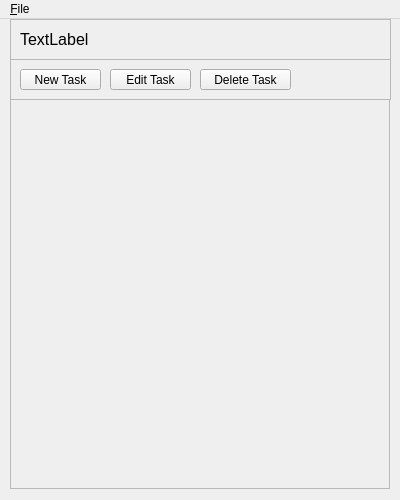
<?xml version="1.0" encoding="UTF-8"?>
<ui version="4.0">
 <class>MainWindow</class>
 <widget class="QMainWindow" name="MainWindow">
  <property name="enabled">
   <bool>true</bool>
  </property>
  <property name="geometry">
   <rect>
    <x>0</x>
    <y>0</y>
    <width>400</width>
    <height>500</height>
   </rect>
  </property>
  <property name="sizePolicy">
   <sizepolicy hsizetype="Fixed" vsizetype="Fixed">
    <horstretch>0</horstretch>
    <verstretch>0</verstretch>
   </sizepolicy>
  </property>
  <property name="windowTitle">
   <string>To Do List</string>
  </property>
  <property name="windowIcon">
   <iconset resource="resources.qrc">
    <normaloff>:/rsc/icons8-to-do-50.png</normaloff>:/rsc/icons8-to-do-50.png</iconset>
  </property>
  <widget class="QWidget" name="centralWidget">
   <widget class="QFrame" name="frame">
    <property name="geometry">
     <rect>
      <x>10</x>
      <y>0</y>
      <width>381</width>
      <height>41</height>
     </rect>
    </property>
    <property name="sizePolicy">
     <sizepolicy hsizetype="Fixed" vsizetype="Fixed">
      <horstretch>0</horstretch>
      <verstretch>0</verstretch>
     </sizepolicy>
    </property>
    <property name="frameShape">
     <enum>QFrame::StyledPanel</enum>
    </property>
    <property name="frameShadow">
     <enum>QFrame::Raised</enum>
    </property>
    <widget class="QLabel" name="label">
     <property name="geometry">
      <rect>
       <x>10</x>
       <y>10</y>
       <width>361</width>
       <height>21</height>
      </rect>
     </property>
     <property name="font">
      <font>
       <pointsize>12</pointsize>
      </font>
     </property>
     <property name="text">
      <string>TextLabel</string>
     </property>
    </widget>
   </widget>
   <widget class="QFrame" name="frame_2">
    <property name="geometry">
     <rect>
      <x>10</x>
      <y>40</y>
      <width>381</width>
      <height>41</height>
     </rect>
    </property>
    <property name="sizePolicy">
     <sizepolicy hsizetype="Fixed" vsizetype="Fixed">
      <horstretch>0</horstretch>
      <verstretch>0</verstretch>
     </sizepolicy>
    </property>
    <property name="frameShape">
     <enum>QFrame::StyledPanel</enum>
    </property>
    <property name="frameShadow">
     <enum>QFrame::Raised</enum>
    </property>
    <widget class="QPushButton" name="NewTask">
     <property name="geometry">
      <rect>
       <x>10</x>
       <y>10</y>
       <width>81</width>
       <height>21</height>
      </rect>
     </property>
     <property name="text">
      <string>New Task</string>
     </property>
     <property name="icon">
      <iconset resource="resources.qrc">
       <normaloff>:/rsc/icons8-task-30.png</normaloff>:/rsc/icons8-task-30.png</iconset>
     </property>
    </widget>
    <widget class="QPushButton" name="editTask">
     <property name="geometry">
      <rect>
       <x>100</x>
       <y>10</y>
       <width>81</width>
       <height>21</height>
      </rect>
     </property>
     <property name="text">
      <string>Edit Task</string>
     </property>
     <property name="icon">
      <iconset resource="resources.qrc">
       <normaloff>:/rsc/icons8-edit-50.png</normaloff>:/rsc/icons8-edit-50.png</iconset>
     </property>
    </widget>
    <widget class="QPushButton" name="deleteTask">
     <property name="geometry">
      <rect>
       <x>190</x>
       <y>10</y>
       <width>91</width>
       <height>21</height>
      </rect>
     </property>
     <property name="sizePolicy">
      <sizepolicy hsizetype="Fixed" vsizetype="Fixed">
       <horstretch>0</horstretch>
       <verstretch>0</verstretch>
      </sizepolicy>
     </property>
     <property name="text">
      <string>Delete Task</string>
     </property>
     <property name="icon">
      <iconset resource="resources.qrc">
       <normaloff>:/rsc/icons8-delete-64.png</normaloff>:/rsc/icons8-delete-64.png</iconset>
     </property>
    </widget>
   </widget>
   <widget class="QFrame" name="frame_3">
    <property name="geometry">
     <rect>
      <x>10</x>
      <y>80</y>
      <width>380</width>
      <height>390</height>
     </rect>
    </property>
    <property name="sizePolicy">
     <sizepolicy hsizetype="Fixed" vsizetype="Fixed">
      <horstretch>0</horstretch>
      <verstretch>0</verstretch>
     </sizepolicy>
    </property>
    <property name="frameShape">
     <enum>QFrame::StyledPanel</enum>
    </property>
    <property name="frameShadow">
     <enum>QFrame::Raised</enum>
    </property>
    <widget class="QScrollArea" name="scroll">
     <property name="geometry">
      <rect>
       <x>0</x>
       <y>0</y>
       <width>380</width>
       <height>390</height>
      </rect>
     </property>
     <property name="sizePolicy">
      <sizepolicy hsizetype="Expanding" vsizetype="Expanding">
       <horstretch>0</horstretch>
       <verstretch>0</verstretch>
      </sizepolicy>
     </property>
     <property name="widgetResizable">
      <bool>true</bool>
     </property>
     <widget class="QWidget" name="tasks">
      <property name="geometry">
       <rect>
        <x>0</x>
        <y>0</y>
        <width>378</width>
        <height>388</height>
       </rect>
      </property>
      <layout class="QVBoxLayout" name="verticalLayout">
       <item>
        <spacer name="verticalSpacer">
         <property name="orientation">
          <enum>Qt::Vertical</enum>
         </property>
         <property name="sizeHint" stdset="0">
          <size>
           <width>350</width>
           <height>380</height>
          </size>
         </property>
        </spacer>
       </item>
      </layout>
     </widget>
    </widget>
   </widget>
   <zorder>frame_3</zorder>
   <zorder>frame_2</zorder>
   <zorder>frame</zorder>
  </widget>
  <widget class="QMenuBar" name="menuBar">
   <property name="geometry">
    <rect>
     <x>0</x>
     <y>0</y>
     <width>400</width>
     <height>21</height>
    </rect>
   </property>
   <widget class="QMenu" name="menuFile">
    <property name="title">
     <string>&amp;File</string>
    </property>
    <addaction name="actionNew_List"/>
    <addaction name="separator"/>
    <addaction name="actionOpen_List"/>
    <addaction name="separator"/>
    <addaction name="actionSave_List"/>
    <addaction name="actionSave_List_as"/>
    <addaction name="separator"/>
    <addaction name="actionExit"/>
   </widget>
   <addaction name="menuFile"/>
  </widget>
  <action name="actionNew_List">
   <property name="text">
    <string>&amp;New List</string>
   </property>
   <property name="shortcut">
    <string>Ctrl+N</string>
   </property>
  </action>
  <action name="actionOpen_List">
   <property name="text">
    <string>&amp;Open List</string>
   </property>
   <property name="shortcut">
    <string>Ctrl+O</string>
   </property>
  </action>
  <action name="actionExit">
   <property name="text">
    <string>&amp;Exit</string>
   </property>
   <property name="shortcut">
    <string>Esc, Esc</string>
   </property>
  </action>
  <action name="actionSave_List">
   <property name="text">
    <string>&amp;Save List</string>
   </property>
   <property name="shortcut">
    <string>Ctrl+S</string>
   </property>
  </action>
  <action name="actionSave_List_as">
   <property name="text">
    <string>Save List &amp;as ..</string>
   </property>
   <property name="shortcut">
    <string>Ctrl+D</string>
   </property>
  </action>
 </widget>
 <layoutdefault spacing="6" margin="11"/>
 <tabstops>
  <tabstop>NewTask</tabstop>
  <tabstop>editTask</tabstop>
  <tabstop>deleteTask</tabstop>
  <tabstop>scroll</tabstop>
 </tabstops>
 <resources>
  <include location="resources.qrc"/>
 </resources>
 <connections/>
</ui>
